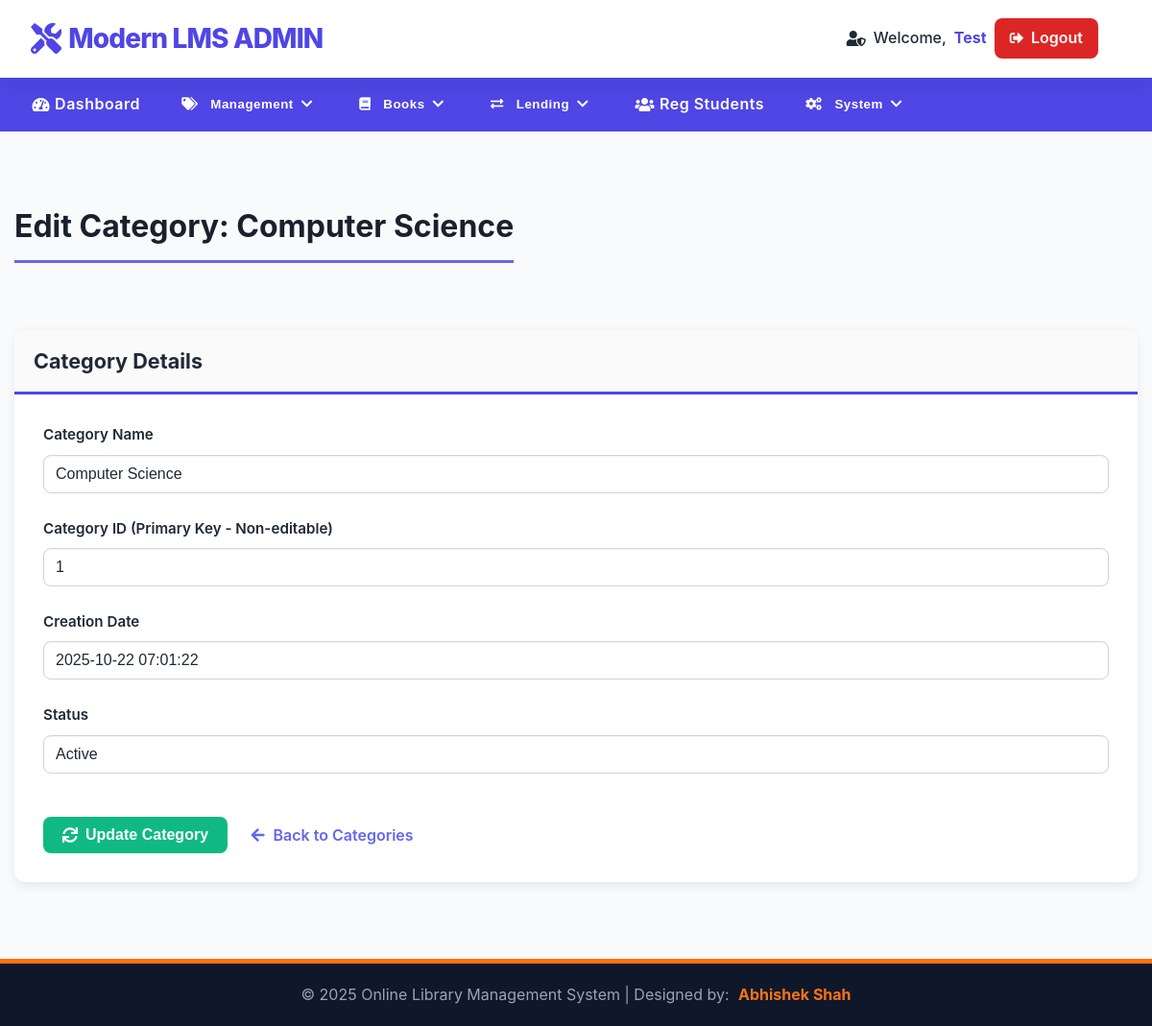
/library/admin/edit-category.php?id=1 (signed in), run on the app's committed database.
### tables this page shows
CREATE TABLE `tblcategory` (
  `id` int(11) NOT NULL,
  `CategoryName` varchar(150) DEFAULT NULL,
  `Status` int(1) DEFAULT NULL,
  `CreationDate` timestamp NULL DEFAULT current_timestamp(),
  `UpdationDate` timestamp NULL DEFAULT NULL ON UPDATE current_timestamp()
);

### library/admin/edit-category.php (the view, shortened to what this page needs)
<?php
include('includes/config.php');
if(strlen($_SESSION['alogin'])==0) {
    header('location:../../index.php');
    exit();
}
else {
    $category_id = intval($_GET['id']);
    $sql_fetch = "SELECT id, CategoryName, CreationDate, Status FROM tblcategory WHERE id=:categoryid";
    $query_fetch = $dbh->prepare($sql_fetch);
    $query_fetch->bindParam(':categoryid', $category_id, PDO::PARAM_INT);
    $query_fetch->execute();
    $result = $query_fetch->fetch(PDO::FETCH_OBJ);
?>
<!DOCTYPE html>
<html xmlns="http://www.w3.org/1999/xhtml">
<head>
    <link href="assets/css/font-awesome.css" rel="stylesheet" />
    <link rel="stylesheet" href="https://cdnjs.cloudflare.com/ajax/libs/font-awesome/5.15.4/css/all.min.css">
    <link href="assets/css/style.css" rel="stylesheet" />
</head>
<body>
    <?php include('includes/header.php');?>
    <div class="content-wrapper">
        <div class="container">
            <div class="page-header-wrapper">
                <h4 class="header-line">Edit Category: <?php echo htmlentities($result->CategoryName ?? '');?></h4>
            </div>
            <div class="form-content-wrapper">
                <div class="panel panel-default">
                    <div class="panel-heading">
                        Category Details
                    </div>
                    <div class="panel-body">
                        <form name="updatecategory" method="post">
                            <div class="form-group">
                                <label>Category Name</label>
                                <input class="form-control" type="text" name="categoryname" value="<?php echo htmlentities($result->CategoryName ?? '');?>" required />
                            </div>
                            <div class="form-group">
                                <label>Category ID (Primary Key - Non-editable)</label>
                                <input class="form-control" type="text" value="<?php echo htmlentities($result->id ?? '');?>" readonly />
                            </div>
                            <div class="form-group">
                                <label>Creation Date</label>
                                <input class="form-control" type="text" value="<?php echo htmlentities($result->CreationDate ?? '');?>" readonly />
                            </div>
                            <div class="form-group">
                                <label>Status</label>
                                <input class="form-control" type="text" value="<?php echo ($result->Status == 1 ? 'Active' : 'Inactive') ?? '';?>" readonly />
                            </div>
                            <button type="submit" name="update" class="update-btn">
                                <i class="fa fa-refresh"></i> Update Category
                            </button>
                            <a href="manage-categories.php" class="back-link">
                                <i class="fa fa-arrow-left"></i> Back to Categories
                            </a>
                        </form>
                    </div>
                </div>
            </div>
        </div>
    </div>
    <?php include('includes/footer.php');?>
</body>
</html>
<?php } ?>

### library/admin/assets/css/style.css (style rules this page uses)
body { font-family: "Inter", "Segoe UI", "Roboto", "sans-serif"; margin: 0; background: linear-gradient(180deg, #eef2ff 0%, #f9fafb 50%, #f9fafb 100%); color: var(--text-dark); display: flex; flex-direction: column; min-height: 100vh; overflow-x: hidden; line-height: 1.6; }
.content-wrapper { flex-grow: 1; padding: 2.5rem 0; background: var(--bg-light); padding-top: 30px; padding-bottom: 50px; }
:root { --primary-indigo: #4f46e5; --accent-orange: #f97316; --danger-red: #dc2626; --bg-light: #f9fafb; --text-dark: #1f2937; --text-gray: #6c757d; --border-radius: 8px; }
* { box-sizing: border-box; }
.container { max-width: 1300px; margin: 0 auto; padding: 0 15px; }
.panel-default { background: #ffffff; border: 1px solid #d3dce6; border-radius: 12px; box-shadow: 0 12px 25px rgba(0, 0, 0, 0.1); margin-bottom: 30px; }
.panel-heading { font-size: 1.35rem; font-weight: 700; color: var(--text-dark); border-bottom: 3px solid var(--primary-indigo); background: #fafafa; border-top-left-radius: 12px; border-top-right-radius: 12px; border-radius: 12px 12px 0 0; padding: 15px 20px; }
.panel-body { padding: 30px; }
.form-group { margin-bottom: 25px; }
.form-group label { display: block; margin-bottom: 8px; font-weight: 600; color: var(--text-dark); font-size: 0.95rem; }
.form-control, select.form-control, textarea.form-control { width: 100%; padding: 10px 12px; font-size: 1rem; line-height: 1.5; color: var(--text-dark); background-color: #fff; background-clip: padding-box; border: 1px solid #ced4da; border-radius: var(--border-radius); transition: border-color 0.15s ease-in-out, box-shadow 0.15s ease-in-out; height: 40px; box-shadow: inset 0 1px 2px rgba(0,0,0,0.05); }
.page-header-wrapper { padding-bottom: 20px; }
.header-line { font-size: 2rem; font-weight: 700; color: #1a202c; border-bottom: 3px solid #6366f1; padding-bottom: 10px; margin-bottom: 30px; display: inline-block; width: auto; }
.panel-default { border: none; box-shadow: 0 4px 12px rgba(0, 0, 0, 0.08); border-radius: 12px; background: #ffffff; }
.update-btn { display: inline-flex; align-items: center; padding: 10px 20px; font-size: 16px; font-weight: 700; cursor: pointer; border: none; border-radius: 8px; transition: background-color 0.2s, box-shadow 0.2s; color: #ffffff; background-color: #10b981; margin-top: 20px; }
.update-btn i { margin-right: 8px; }
.back-link { display: inline-block; margin-left: 20px; font-size: 16px; color: #6366f1; text-decoration: none; font-weight: 600; transition: color 0.2s; }
.back-link i { margin-right: 5px; }
.panel { border: none; border-radius: 12px; box-shadow: 0 4px 12px rgba(0, 0, 0, 0.08); }

### data on the page
tblcategory: CategoryName "Computer Science", categoryname "Computer Science", id "1", CreationDate "2025-10-22 07:01:22", Status "Active"

### other printed values
$adminName "Test"
